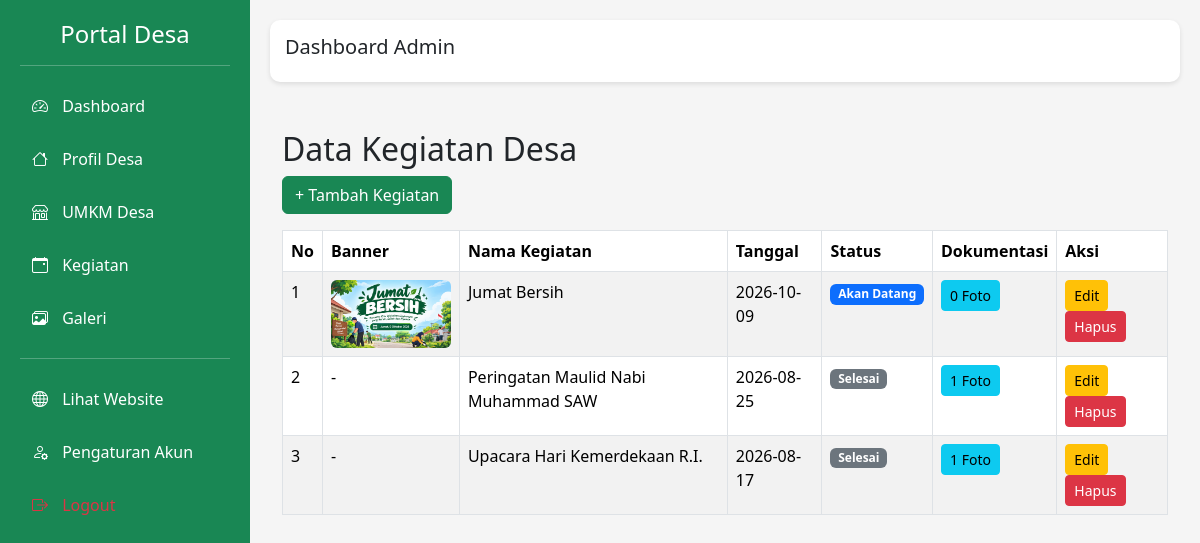
The app's page /admin/kegiatan/ (signed in) with its own data.
### models/kegiatan.py (models this page shows)
class Kegiatan(db.Model):
    __tablename__ = "kegiatan"
    id = db.Column(
        db.Integer,
        primary_key=True
    )
    nama = db.Column(
        db.String(200),
        nullable=False
    )
    tanggal = db.Column(
        db.Date
    )
    kategori = db.Column(
        db.String(50)
    )
    deskripsi = db.Column(
        db.Text
    )
    banner = db.Column(
        db.String(200)
    )
    dokumentasi = db.relationship(
        "Dokumentasi",
        backref="kegiatan",
        cascade="all, delete",
        lazy=True
    )

### routes/kegiatan_admin.py (the view)
@kegiatan_admin_bp.route("/")
@login_required
def index():
    data = Kegiatan.query.order_by(
        Kegiatan.tanggal.desc()
    ).all()
    return render_template(
        "admin/kegiatan/index.html",
        data=data
    )

### app.py (called while the page is built)
@login_manager.user_loader
def load_user(user_id):
    return User.query.get(int(user_id))

@app.context_processor
def utility_processor():
    def nama_bulan(bulan):
        daftar = [
            "",
            "Januari",
            "Februari",
            "Maret",
            "April",
            "Mei",
            "Juni",
            "Juli",
            "Agustus",
            "September",
            "Oktober",
            "November",
            "Desember"
        ]
        return daftar[bulan]
    def pindah(bulan,tahun,arah):
        bulan += arah
        if bulan < 1:
            bulan = 12
            tahun -= 1
        if bulan > 12:
            bulan = 1
            tahun += 1
        return {
            "bulan":bulan,
            "tahun":tahun
        }
    return dict(
        nama_bulan=nama_bulan,
        pindah=pindah
    )

### templates/admin/kegiatan/index.html
{% extends "admin/base_admin.html" %}
{% block content %}
<div class="container mt-5">
<h2>
Data Kegiatan Desa
</h2>
<a href="/admin/kegiatan/tambah"
class="btn btn-success mb-3">
+ Tambah Kegiatan
</a>
<table class="table table-bordered table-striped">
<thead>
<tr>
<th>
No
</th>
<th>
Banner
</th>
<th>
Nama Kegiatan
</th>
<th>
Tanggal
</th>
<th>
Status
</th>
<th>
Dokumentasi
</th>
<th>
Aksi
</th>
</tr>
</thead>
<tbody>
{% for item in data %}
<tr>
<td>
{{loop.index}}
</td>
<td>
{% if item.banner %}
<img
src="/static/uploads/kegiatan/{{item.banner}}"
width="120"
class="rounded">
{% else %}
-
{% endif %}
</td>
<td>
{{item.nama}}
</td>
<td>
{{item.tanggal}}
</td>
<td>
{% if item.kategori=="AKAN_DATANG" %}
<span class="badge bg-primary">
Akan Datang
</span>
{% else %}
<span class="badge bg-secondary">
Selesai
</span>
{% endif %}
</td>
<td>
<a href="/admin/kegiatan/detail/{{item.id}}"
class="btn btn-info btn-sm">
{{item.dokumentasi|length}}
Foto
</a>
</td>
<td>
<a href="/admin/kegiatan/edit/{{item.id}}"
class="btn btn-warning btn-sm">
Edit
</a>
<a href="/admin/kegiatan/hapus/{{item.id}}"
class="btn btn-danger btn-sm"
onclick="return confirm('Hapus kegiatan ini?')">
Hapus
</a>
</td>
</tr>
{% endfor %}
</tbody>
</table>
</div>
{% endblock %}

### static/css/admin.css (style rules this page uses)
body { margin:0; background:#f5f5f5; }

### records on screen
Kegiatan: banner (picture), nama "Jumat Bersih", tanggal "2026-10-09", kategori "Akan Datang", dokumentasi|length "0"
Kegiatan: nama "Peringatan Maulid Nabi Muhammad SAW", tanggal "2026-08-25", kategori "Selesai", dokumentasi|length "1"
Kegiatan: nama "Upacara Hari Kemerdekaan R.I.", tanggal "2026-08-17", kategori "Selesai", dokumentasi|length "1"
